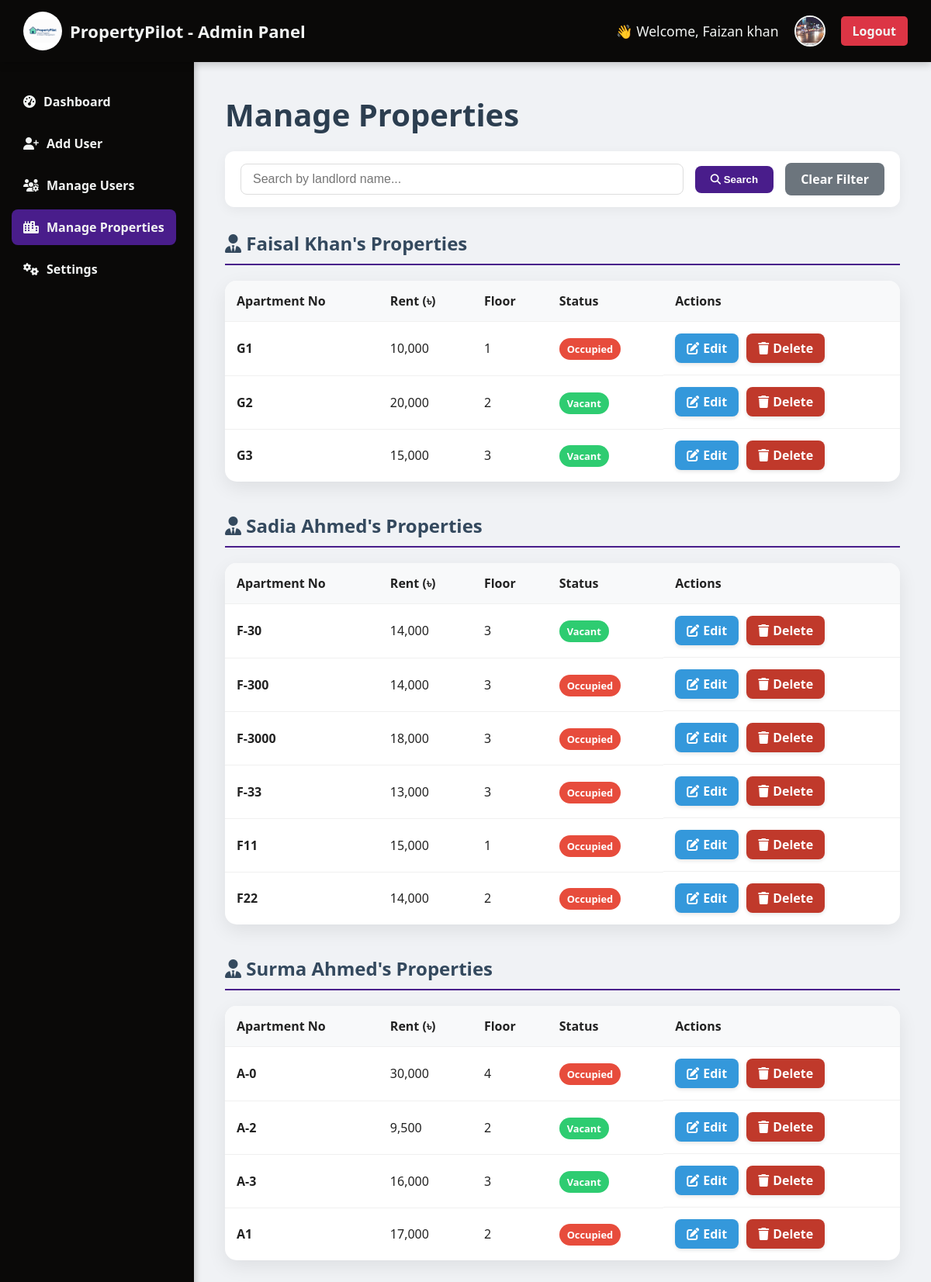
The app's page /admin_properties.php (signed in) with its own data.
### tables this page shows
CREATE TABLE `properties` (
  `property_id` int(11) NOT NULL,
  `landlord_id` int(11) NOT NULL,
  `apartment_no` varchar(50) NOT NULL,
  `apartment_rent` decimal(10,2) NOT NULL,
  `apartment_status` enum('Vacant','Occupied') NOT NULL,
  `floor_no` int(50) DEFAULT NULL,
  `apartment_type` varchar(70) DEFAULT NULL,
  `apartment_size` int(60) DEFAULT NULL
);

### admin_properties.php (the view, shortened to what this page needs)
<?php
$fullName = $_SESSION['fullName'] ?? 'Admin';
$profilePhoto = $_SESSION['profilePhoto'] ?? "default-avatar.png";
$conn = new mysqli("localhost", "root", "", "property");
$landlordProperties = [];
$search_term = $_GET['search'] ?? '';
$query = "
    SELECT
        p.property_id,
        p.apartment_no,
        p.apartment_rent,
        p.apartment_status,
        p.floor_no,
        u.fullName AS landlord_name
    FROM properties p
    JOIN users u ON p.landlord_id = u.id
    WHERE u.userRole = 'landlord'
";
$query .= " ORDER BY u.fullName, p.apartment_no ASC";
$stmt = $conn->prepare($query);
$stmt->execute();
$result = $stmt->get_result();
while ($row = $result->fetch_assoc()) {
    $landlordProperties[$row['landlord_name']][] = $row;
}
?>
<!DOCTYPE html>
<html lang="en">
<head>
    <link rel="stylesheet" href="https://cdnjs.cloudflare.com/ajax/libs/font-awesome/6.4.0/css/all.min.css">
</head>
<body>
    <header class="main-top-navbar">
        <div class="brand"><img src="image/logo.png" alt="Logo"/>PropertyPilot - Admin Panel</div>
        <div class="top-right-user-info">
            <span class="welcome-greeting">👋 Welcome, <?php echo htmlspecialchars($fullName); ?></span>
            <img class="user-photo" src="<?php echo htmlspecialchars($profilePhoto); ?>" alt="Profile">
            <a href="logout.php" class="logout-btn">Logout</a>
        </div>
    </header>
    <div class="dashboard-content-wrapper">
        <nav class="vertical-sidebar">
            <div class="nav-links">
                <a href="admin_dashboard.php"><i class="fas fa-tachometer-alt"></i> Dashboard</a>
                <a href="admin_add_user.php"><i class="fas fa-user-plus"></i> Add User</a>
                <a href="admin_manage_users.php"><i class="fas fa-users-cog"></i> Manage Users</a>
                <a href="admin_properties.php" class="active"><i class="fas fa-city"></i> Manage Properties</a>
                <a href="admin_settings.php"><i class="fas fa-cogs"></i> Settings</a>
            </div>
        </nav>
        <main>
            <div class="page-header">
                <h1>Manage Properties</h1>
            </div>
            <div class="search-container">
                <form action="admin_properties.php" method="GET">
                    <input type="text" name="search" placeholder="Search by landlord name..." value="<?php echo htmlspecialchars($search_term); ?>">
                    <button type="submit"><i class="fas fa-search"></i> Search</button>
                    <a href="admin_properties.php">Clear Filter</a>
                </form>
            </div>
            <?php if (empty($landlordProperties)): ?>
                <div class="table-container" style="text-align: center; padding: 40px;">
                    <?php if (!empty($search_term)): ?>
                        No properties found for landlords matching "<?php echo htmlspecialchars($search_term); ?>".
                    <?php else: ?>
                        No properties found on the platform.
                    <?php endif; ?>
                </div>
            <?php else: ?>
                <?php foreach ($landlordProperties as $landlordName => $properties): ?>
                    <div class="landlord-property-group">
                        <h2 class="landlord-header"><i class="fas fa-user-tie"></i> <?php echo htmlspecialchars($landlordName); ?>'s Properties</h2>
                        <div class="table-container">
                            <table>
                                <thead>
                                    <tr>
                                        <th>Apartment No</th>
                                        <th>Rent (৳)</th>
                                        <th>Floor</th>
                                        <th>Status</th>
                                        <th>Actions</th>
                                    </tr>
                                </thead>
                                <tbody>
                                    <?php foreach ($properties as $prop): ?>
                                    <tr>
                                        <td><strong><?php echo htmlspecialchars($prop['apartment_no']); ?></strong></td>
                                        <td><?php echo number_format($prop['apartment_rent']); ?></td>
                                        <td><?php echo htmlspecialchars($prop['floor_no']); ?></td>
                                        <td><span class="status-badge status-<?php echo $prop['apartment_status']; ?>"><?php echo $prop['apartment_status']; ?></span></td>
                                        <td class="actions-cell">
                                            <a href="admin_edit_property.php?id=<?php echo $prop['property_id']; ?>" class="action-btn btn-edit"><i class="fas fa-edit"></i> Edit</a>
                                            <a href="admin_properties.php?delete_id=<?php echo $prop['property_id']; ?>"
                                               class="action-btn btn-delete"
                                               onclick="return confirm('Are you sure you want to delete this property? This may affect linked tenants.');">
                                               <i class="fas fa-trash"></i> Delete
                                            </a>
                                        </td>
                                    </tr>
                                    <?php endforeach; ?>
                                </tbody>
                            </table>
                        </div>
                    </div>
                <?php endforeach; ?>
            <?php endif; ?>
        </main>
    </div>
</body>
</html>

### records on screen
properties: apartment_no "G1", apartment_rent "10,000", floor_no "1", apartment_status "Occupied"
properties: apartment_no "G2", apartment_rent "20,000", floor_no "2", apartment_status "Vacant"
properties: apartment_no "G3", apartment_rent "15,000", floor_no "3", apartment_status "Vacant"
properties: apartment_no "F-30", apartment_rent "14,000", floor_no "3", apartment_status "Vacant"
properties: apartment_no "F-300", apartment_rent "14,000", floor_no "3", apartment_status "Occupied"
properties: apartment_no "F-3000", apartment_rent "18,000", floor_no "3", apartment_status "Occupied"
properties: apartment_no "F-33", apartment_rent "13,000", floor_no "3", apartment_status "Occupied"
properties: apartment_no "F11", apartment_rent "15,000", floor_no "1", apartment_status "Occupied"
properties: apartment_no "F22", apartment_rent "14,000", floor_no "2", apartment_status "Occupied"
properties: apartment_no "A-0", apartment_rent "30,000", floor_no "4", apartment_status "Occupied"
properties: apartment_no "A-2", apartment_rent "9,500", floor_no "2", apartment_status "Vacant"
properties: apartment_no "A-3", apartment_rent "16,000", floor_no "3", apartment_status "Vacant"
properties: apartment_no "A1", apartment_rent "17,000", floor_no "2", apartment_status "Occupied"

### other values on screen
$fullName "Faizan khan"
$landlordName "Faisal Khan"
$landlordName "Sadia Ahmed"
$landlordName "Surma Ahmed"
